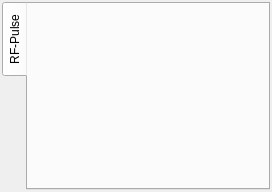
<?xml version="1.0" encoding="UTF-8"?>
<ui version="4.0">
 <class>RFPulseControlWizard</class>
 <widget class="QWidget" name="RFPulseControlWizard">
  <property name="geometry">
   <rect>
    <x>0</x>
    <y>0</y>
    <width>272</width>
    <height>192</height>
   </rect>
  </property>
  <property name="windowTitle">
   <string>RF-Pulse Control</string>
  </property>
  <layout class="QGridLayout" name="gridLayout">
   <property name="leftMargin">
    <number>2</number>
   </property>
   <property name="topMargin">
    <number>2</number>
   </property>
   <property name="rightMargin">
    <number>2</number>
   </property>
   <property name="bottomMargin">
    <number>2</number>
   </property>
   <item row="0" column="0">
    <widget class="QTabWidget" name="tabWidgetRFP">
     <property name="sizePolicy">
      <sizepolicy hsizetype="Ignored" vsizetype="Expanding">
       <horstretch>0</horstretch>
       <verstretch>0</verstretch>
      </sizepolicy>
     </property>
     <property name="minimumSize">
      <size>
       <width>180</width>
       <height>0</height>
      </size>
     </property>
     <property name="tabPosition">
      <enum>QTabWidget::West</enum>
     </property>
     <property name="currentIndex">
      <number>0</number>
     </property>
     <widget class="QWidget" name="tabRFP">
      <attribute name="title">
       <string>RF-Pulse</string>
      </attribute>
      <layout class="QGridLayout" name="gridLayout_2">
       <property name="leftMargin">
        <number>2</number>
       </property>
       <property name="topMargin">
        <number>2</number>
       </property>
       <property name="rightMargin">
        <number>2</number>
       </property>
       <property name="bottomMargin">
        <number>2</number>
       </property>
       <item row="0" column="0">
        <widget class="QwtPlot" name="qwtPlot_RFP">
         <property name="sizePolicy">
          <sizepolicy hsizetype="Ignored" vsizetype="Ignored">
           <horstretch>0</horstretch>
           <verstretch>0</verstretch>
          </sizepolicy>
         </property>
         <property name="minimumSize">
          <size>
           <width>0</width>
           <height>0</height>
          </size>
         </property>
         <property name="frameShape">
          <enum>QFrame::NoFrame</enum>
         </property>
        </widget>
       </item>
      </layout>
     </widget>
    </widget>
   </item>
  </layout>
 </widget>
 <customwidgets>
  <customwidget>
   <class>QwtPlot</class>
   <extends>QFrame</extends>
   <header>qwt_plot.h</header>
   <container>1</container>
  </customwidget>
 </customwidgets>
 <resources/>
 <connections/>
</ui>
